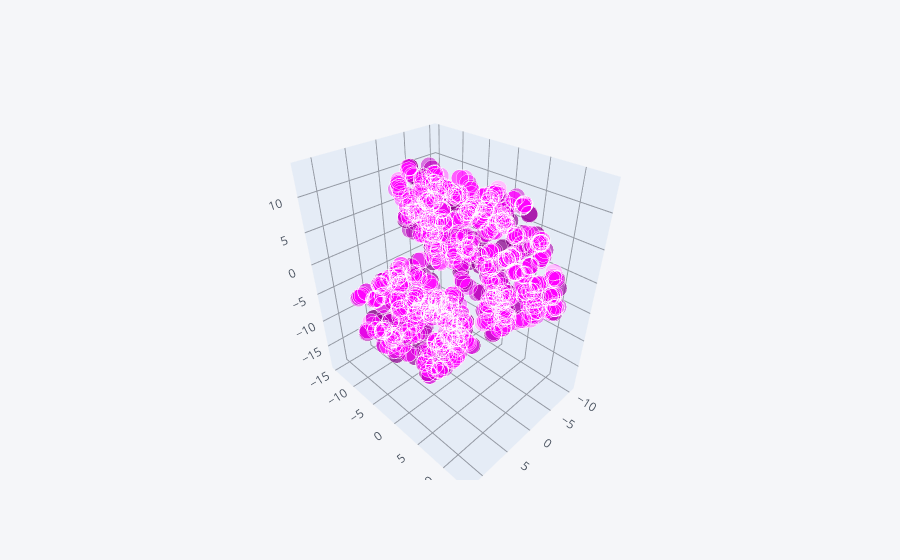

Source (notebook cell):
### Code cell
Xt.iplot(kind='scatter3d',x=0,y=1,z=2,mode='markers',color='purple')

### Figure 1 — Plotly figure (JSON) as saved in the notebook; plotly's stock layout.template omitted (floating-point values rounded to 4 significant figures; data arrays with more than 128 entries replaced by an {"elided": "..."} marker saying what was removed)
{"data": [{"marker": {"color": {"elided": "1000 str values"}, "opacity": 0.8, "size": {"elided": "1000 int values"}, "symbol": "circle"}, "mode": "markers", "text": {"elided": "1000 str values"}, "type": "scatter3d", "x": {"elided": "1000 float values"}, "y": {"elided": "1000 float values"}, "z": {"elided": "1000 float values"}}], "layout": {"legend": {"bgcolor": "#F5F6F9", "font": {"color": "#4D5663"}}, "paper_bgcolor": "#F5F6F9", "plot_bgcolor": "#F5F6F9", "scene": {"xaxis": {"gridcolor": "#9499A3", "showgrid": true, "tickfont": {"color": "#4D5663"}, "title": {"font": {"color": "#4D5663"}, "text": ""}, "zerolinecolor": "#9499A3"}, "yaxis": {"gridcolor": "#9499A3", "showgrid": true, "tickfont": {"color": "#4D5663"}, "title": {"font": {"color": "#4D5663"}, "text": ""}, "zerolinecolor": "#9499A3"}, "zaxis": {"gridcolor": "#9499A3", "showgrid": true, "tickfont": {"color": "#4D5663"}, "title": {"font": {"color": "#4D5663"}, "text": ""}, "zerolinecolor": "#9499A3"}}, "title": {"font": {"color": "#4D5663"}}}}
